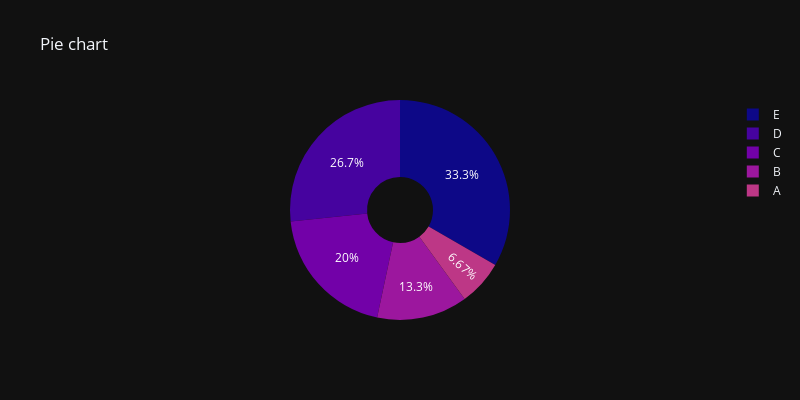

The notebook cell saved with this chart:
### Code cell
labels = ['A','B','C','D','E']
counts = [10,20,30,40,50] 
px.pie(names=labels,values=counts,title='Pie chart',
       labels ={'names':'categories','values':'counts'},
       width=800,height=400,template='plotly_dark',
       color_discrete_sequence= px.colors.sequential.Plasma,hole=0.3)

### Figure 1 — Plotly figure (JSON) as saved in the notebook; plotly's stock layout.template omitted (floating-point values rounded to 4 significant figures)
{"data": [{"domain": {"x": [0, 1], "y": [0, 1]}, "hole": 0.3, "hovertemplate": "categories=%{label}<br>counts=%{value}<extra></extra>", "labels": ["A", "B", "C", "D", "E"], "legendgroup": "", "name": "", "showlegend": true, "type": "pie", "values": [10, 20, 30, 40, 50]}], "layout": {"height": 400, "legend": {"tracegroupgap": 0}, "piecolorway": ["#0d0887", "#46039f", "#7201a8", "#9c179e", "#bd3786", "#d8576b", "#ed7953", "#fb9f3a", "#fdca26", "#f0f921"], "title": {"text": "Pie chart"}, "width": 800}}
